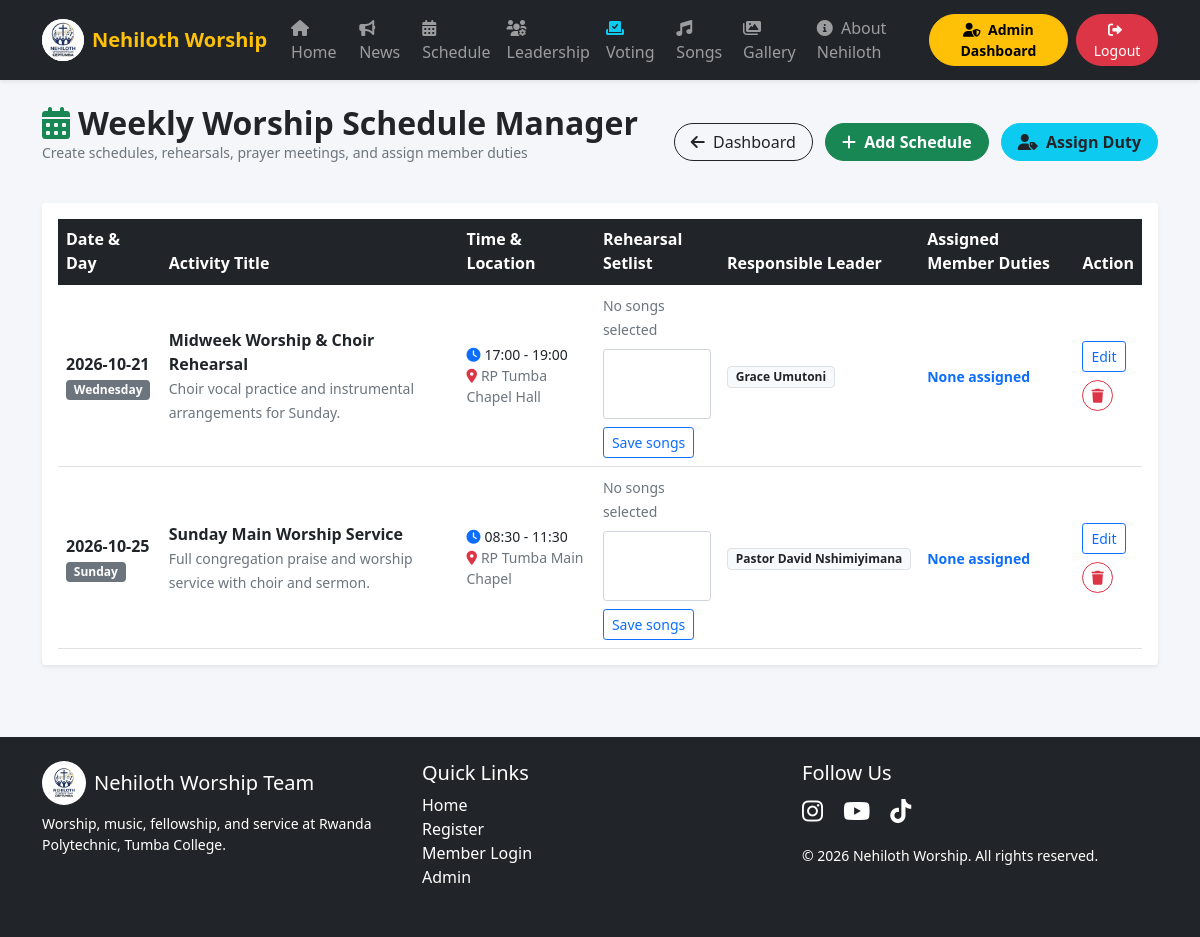
/admin/manage_schedule.php (signed in), run on the app's committed database.
### tables this page shows
CREATE TABLE IF NOT EXISTS weekly_schedules (
    id INT PRIMARY KEY AUTO_INCREMENT,
    activity_title VARCHAR(255) NOT NULL,
    day_of_week ENUM('Monday','Tuesday','Wednesday','Thursday','Friday','Saturday','Sunday') NOT NULL,
    start_time TIME NOT NULL,
    end_time TIME NOT NULL,
    location VARCHAR(255) DEFAULT 'RP Tumba College Chapel',
    responsible_leader VARCHAR(100) NULL,
    description TEXT NULL,
    date_scheduled DATE NOT NULL,
    created_at TIMESTAMP DEFAULT CURRENT_TIMESTAMP
);

### config/functions.php (called while the page is built, shortened)
<?php
function isMemberLoggedIn() { return isset($_SESSION["member_id"]); }
?>

### admin/manage_schedule.php (the view, shortened to what this page needs)
<?php
require_once "../config/functions.php";
$schedules = $pdo->query("SELECT s.*, GROUP_CONCAT(CONCAT(m.name, ' (', sa.role_assigned, ')') SEPARATOR ', ') as assigned_list FROM weekly_schedules s LEFT JOIN schedule_assignments sa ON s.id = sa.schedule_id LEFT JOIN members m ON sa.member_id = m.id GROUP BY s.id ORDER BY s.date_scheduled ASC, s.start_time ASC")->fetchAll();
$setlists = [];
?>
<!DOCTYPE html>
<html lang="en">
<head>
    <link href="https://cdn.jsdelivr.net/npm/bootstrap@5.1.3/dist/css/bootstrap.min.css" rel="stylesheet">
    <link rel="stylesheet" href="https://cdnjs.cloudflare.com/ajax/libs/font-awesome/6.0.0/css/all.min.css">
</head>
<body>
<?php include "../navbar.php"; ?>
<div class="container py-4">
    <div class="d-flex justify-content-between align-items-center mb-4">
        <div>
            <h2 class="fw-bold text-dark mb-0"><i class="fas fa-calendar-alt text-success me-2"></i>Weekly Worship Schedule Manager</h2>
            <p class="text-muted small">Create schedules, rehearsals, prayer meetings, and assign member duties</p>
        </div>
        <div>
            <a href="<?php echo isMemberLoggedIn() ? '../member/leadership_dashboard.php' : 'dashboard.php'; ?>" class="btn btn-outline-dark rounded-pill px-3"><i class="fas fa-arrow-left me-1"></i> Dashboard</a>
            <button class="btn btn-success rounded-pill px-3 ms-2 fw-bold" data-bs-toggle="modal" data-bs-target="#addSchedModal">
                <i class="fas fa-plus me-1"></i> Add Schedule
            </button>
            <button class="btn btn-info text-dark rounded-pill px-3 ms-2 fw-bold" data-bs-toggle="modal" data-bs-target="#assignDutyModal">
                <i class="fas fa-user-tag me-1"></i> Assign Duty
            </button>
        </div>
    </div>
    <div class="card border-0 shadow-sm rounded-4 bg-white p-3">
        <div class="table-responsive">
            <table class="table table-hover align-middle mb-0">
                <thead class="table-dark">
                    <tr>
                        <th>Date & Day</th>
                        <th>Activity Title</th>
                        <th>Time & Location</th>
                        <th>Rehearsal Setlist</th>
                        <th>Responsible Leader</th>
                        <th>Assigned Member Duties</th>
                        <th>Action</th>
                    </tr>
                </thead>
                <tbody>
                    <?php foreach ($schedules as $s): ?>
                        <tr>
                            <td>
                                <strong class="text-dark"><?php echo $s['date_scheduled']; ?></strong><br>
                                <span class="badge bg-secondary"><?php echo $s['day_of_week']; ?></span>
                            </td>
                            <td>
                                <strong class="text-dark"><?php echo htmlspecialchars($s['activity_title']); ?></strong><br>
                                <small class="text-muted"><?php echo htmlspecialchars($s['description']); ?></small>
                            </td>
                            <td>
                                <small class="d-block"><i class="fas fa-clock text-primary me-1"></i><?php echo date('H:i', strtotime($s['start_time'])) . ' - ' . date('H:i', strtotime($s['end_time'])); ?></small>
                                <small class="d-block text-muted"><i class="fas fa-map-marker-alt text-danger me-1"></i><?php echo htmlspecialchars($s['location']); ?></small>
                            </td>
                            <td>
                                <?php if (!empty($setlists[(int)$s["id"]])): ?>
                                    <ol class="small ps-3 mb-2"><?php foreach ($setlists[(int)$s["id"]] as $setlistSong): ?><li><?php echo htmlspecialchars($setlistSong["song_title"]); ?></li><?php endforeach; ?></ol>
                                <?php else: ?><span class="small text-muted">No songs selected</span><?php endif; ?>
                                <form method="POST" class="mt-2">
                                    <select class="form-select form-select-sm mb-2" name="song_ids[]" multiple size="3" aria-label="Setlist for <?php echo htmlspecialchars($s["activity_title"]); ?>">
                                    </select>
                                    <button type="submit" class="btn btn-sm btn-outline-primary">Save songs</button>
                                </form>
                            </td>
                            <td><span class="badge bg-light text-dark border"><?php echo htmlspecialchars($s['responsible_leader']); ?></span></td>
                            <td><small class="text-primary fw-bold"><?php echo !empty($s['assigned_list']) ? htmlspecialchars($s['assigned_list']) : 'None assigned'; ?></small></td>
                            <td>
                                <details>
                                    <summary class="btn btn-sm btn-outline-primary">Edit</summary>
                                </details>
                                <form method="POST" class="mt-2" onsubmit="return confirm('Delete this schedule entry?');">
                                    <button type="submit" class="btn btn-sm btn-outline-danger rounded-pill"><i class="fas fa-trash"></i></button>
                                </form>
                            </td>
                        </tr>
                    <?php endforeach; ?>
                </tbody>
            </table>
        </div>
    </div>
</div>
<?php include "../footer.php"; ?>
</body>
</html>

### admin/manage_schedule.php (style rules this page uses)
body { background:#f4f6f9;min-height:100vh; }

### data on the page
weekly_schedules: date_scheduled "2026-10-21", day_of_week "Wednesday", activity_title "Midweek Worship & Choir Rehearsal", description "Choir vocal practice and instrumental arrangements for Sunday.", start_time "17:00", end_time "19:00", location "RP Tumba Chapel Hall", shows "No songs selected", responsible_leader "Grace Umutoni"
weekly_schedules: date_scheduled "2026-10-25", day_of_week "Sunday", activity_title "Sunday Main Worship Service", description "Full congregation praise and worship service with choir and sermon.", start_time "08:30", end_time "11:30", location "RP Tumba Main Chapel", shows "No songs selected", responsible_leader "Pastor David Nshimiyimana"
